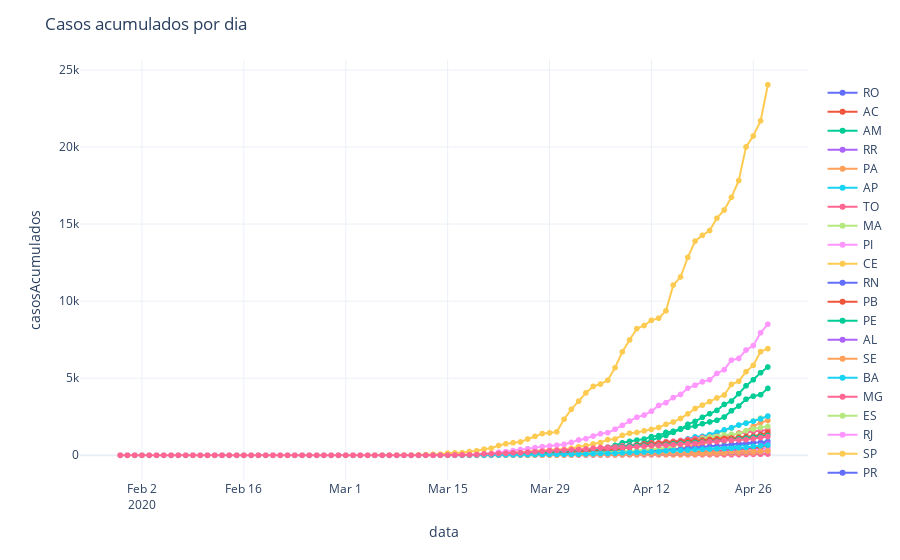

Notebook cell for this chart:
### Code cell
fig = px.line(dadoslimpo, x='data', y='casosAcumulados',color="sigla",line_group="sigla", hover_name="sigla" , text='obitosAcumulados')
fig.update_layout(title='Casos acumulados por dia',legend_title='<b> </b>',
                   
                   showlegend=True, template="plotly_white",direction='clockwise',)
fig.show()
plotly.offline.plot(fig, filename='HTML/CasosAcumuladoEstadosDia.html', auto_open=False)
